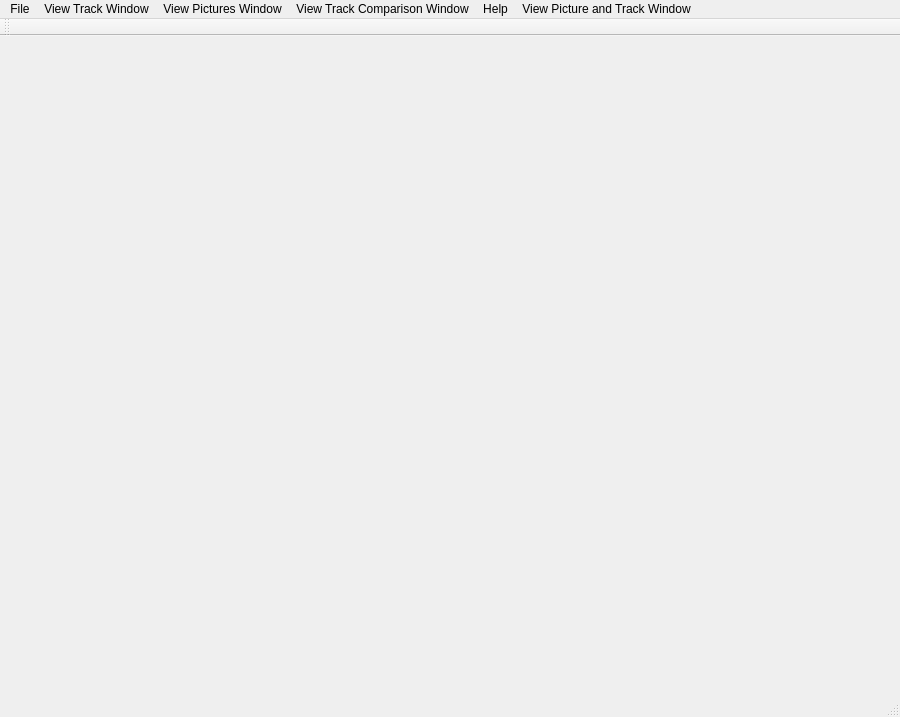
<?xml version="1.0" encoding="UTF-8"?>
<ui version="4.0">
 <class>MainWindow</class>
 <widget class="QMainWindow" name="MainWindow">
  <property name="geometry">
   <rect>
    <x>0</x>
    <y>0</y>
    <width>900</width>
    <height>717</height>
   </rect>
  </property>
  <property name="windowTitle">
   <string>Camera Tracking</string>
  </property>
  <widget class="QWidget" name="centralWidget">
   <layout class="QVBoxLayout" name="verticalLayout_3">
    <item>
     <layout class="QVBoxLayout" name="verticalLayoutMain">
      <item>
       <layout class="QHBoxLayout" name="horizontalLayout_3">
        <property name="sizeConstraint">
         <enum>QLayout::SetDefaultConstraint</enum>
        </property>
       </layout>
      </item>
      <item>
       <layout class="QHBoxLayout" name="horizontalLayout_4"/>
      </item>
     </layout>
    </item>
   </layout>
  </widget>
  <widget class="QMenuBar" name="menuBar">
   <property name="geometry">
    <rect>
     <x>0</x>
     <y>0</y>
     <width>900</width>
     <height>21</height>
    </rect>
   </property>
   <widget class="QMenu" name="menuFile">
    <property name="title">
     <string>File</string>
    </property>
   </widget>
   <widget class="QMenu" name="menuHelp">
    <property name="title">
     <string>Help</string>
    </property>
    <addaction name="actionHelp"/>
    <addaction name="actionAuthor"/>
   </widget>
   <widget class="QMenu" name="menuView_Track_Window">
    <property name="title">
     <string>View Track Window</string>
    </property>
    <addaction name="actionStart"/>
   </widget>
   <widget class="QMenu" name="menuView_Pictures_Window">
    <property name="title">
     <string>View Pictures Window</string>
    </property>
    <addaction name="actionStart_2"/>
   </widget>
   <widget class="QMenu" name="menuView_Track_Comparison_Window">
    <property name="title">
     <string>View Track Comparison Window</string>
    </property>
    <addaction name="actionStart_3"/>
   </widget>
   <widget class="QMenu" name="menuView_Picture_and_Track_Window">
    <property name="title">
     <string>View Picture and Track Window</string>
    </property>
    <addaction name="actionStart_4"/>
   </widget>
   <addaction name="menuFile"/>
   <addaction name="menuView_Track_Window"/>
   <addaction name="menuView_Pictures_Window"/>
   <addaction name="menuView_Track_Comparison_Window"/>
   <addaction name="menuHelp"/>
   <addaction name="menuView_Picture_and_Track_Window"/>
  </widget>
  <widget class="QToolBar" name="mainToolBar">
   <attribute name="toolBarArea">
    <enum>TopToolBarArea</enum>
   </attribute>
   <attribute name="toolBarBreak">
    <bool>false</bool>
   </attribute>
  </widget>
  <widget class="QStatusBar" name="statusBar"/>
  <action name="actionHelp">
   <property name="text">
    <string>Help</string>
   </property>
  </action>
  <action name="actionAuthor">
   <property name="text">
    <string>Author</string>
   </property>
  </action>
  <action name="actionSettings">
   <property name="text">
    <string>Settings</string>
   </property>
  </action>
  <action name="actionFrame">
   <property name="text">
    <string>Continuous Frames</string>
   </property>
  </action>
  <action name="actionOpen">
   <property name="text">
    <string>Open</string>
   </property>
  </action>
  <action name="actionKeyFrame">
   <property name="text">
    <string>Key Frames</string>
   </property>
  </action>
  <action name="actionGradually">
   <property name="text">
    <string>Gradually</string>
   </property>
  </action>
  <action name="actionOpen_1">
   <property name="text">
    <string>Open_2</string>
   </property>
  </action>
  <action name="actionOpen_2">
   <property name="text">
    <string>Open_3</string>
   </property>
  </action>
  <action name="actionView_pictures">
   <property name="text">
    <string>view pictures</string>
   </property>
  </action>
  <action name="actionStart">
   <property name="text">
    <string>Start</string>
   </property>
  </action>
  <action name="actionStart_2">
   <property name="text">
    <string>Start</string>
   </property>
  </action>
  <action name="actionStart_3">
   <property name="text">
    <string>Start</string>
   </property>
  </action>
  <action name="actionStart_4">
   <property name="text">
    <string>Start</string>
   </property>
  </action>
 </widget>
 <layoutdefault spacing="6" margin="11"/>
 <resources>
  <include location="qtopengl.qrc"/>
 </resources>
 <connections/>
</ui>
